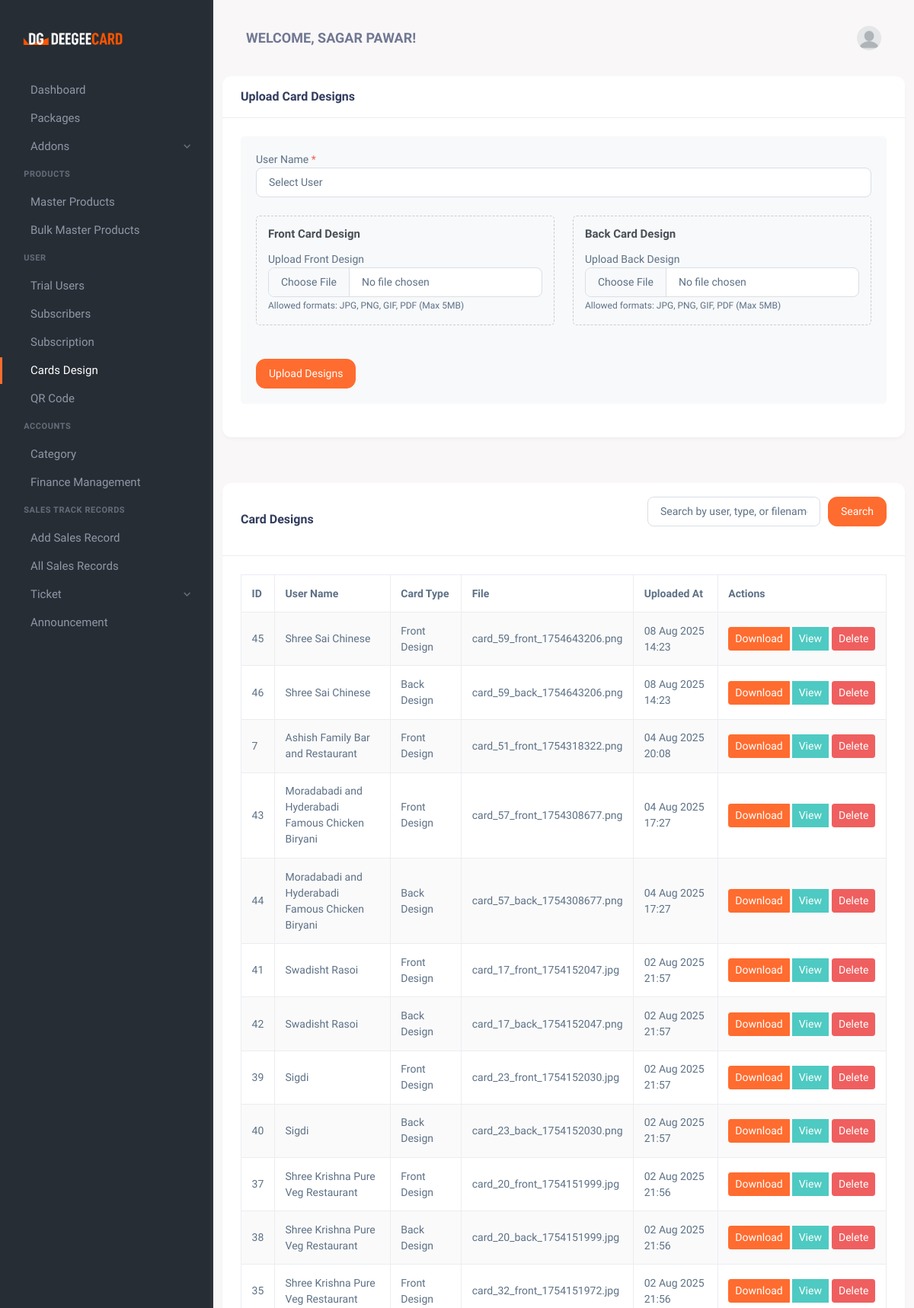
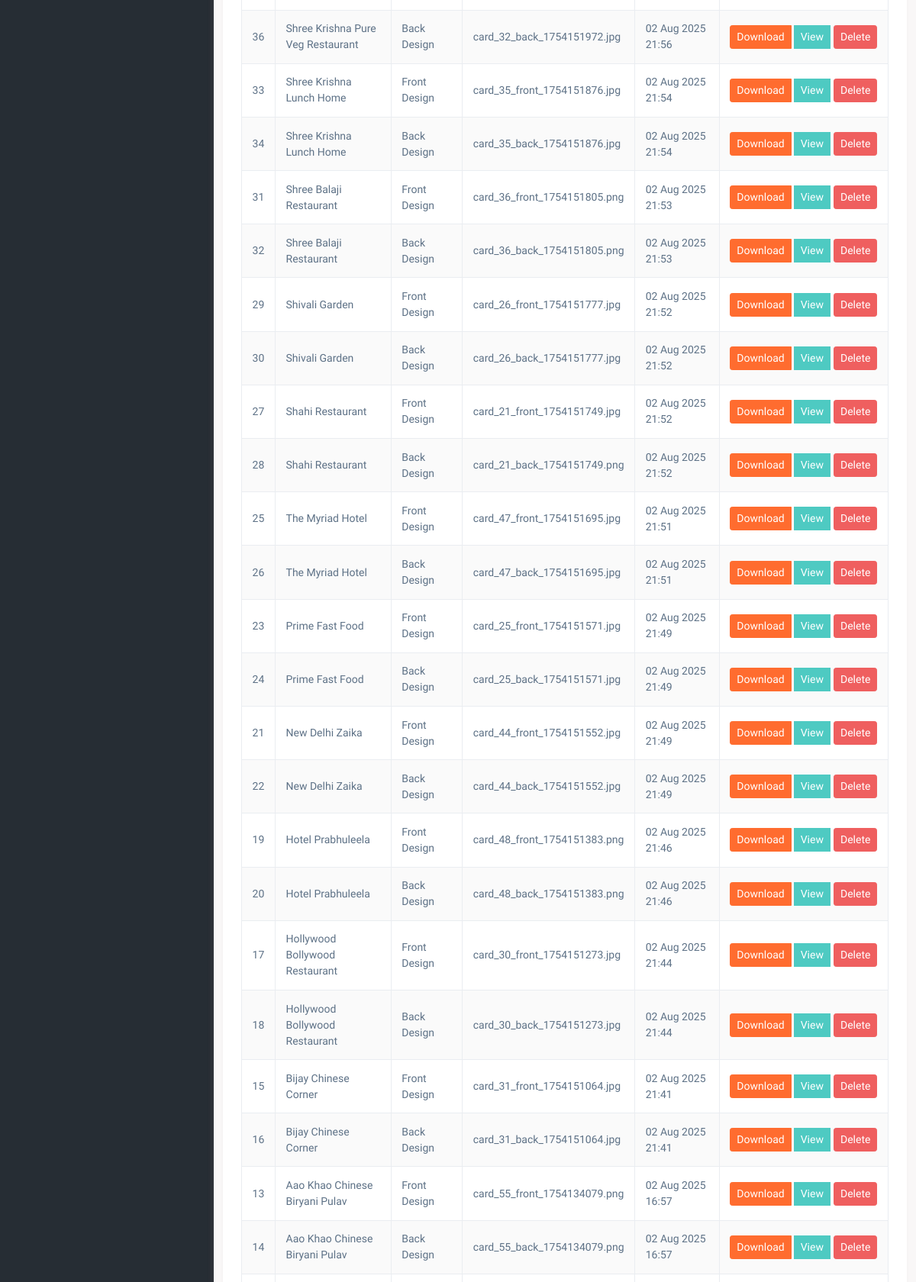
Page /cards.php (signed in, upper part) on the committed database (2 pictures, top to bottom).
### tables this page shows
CREATE TABLE `users` (
  `id` int(11) NOT NULL,
  `Name` varchar(100) NOT NULL,
  `Email` varchar(100) NOT NULL,
  `Password` varchar(255) NOT NULL,
  `role` enum('admin','user','sales_person') NOT NULL DEFAULT 'user',
  `created_at` timestamp NOT NULL DEFAULT CURRENT_TIMESTAMP,
  `updated_at` timestamp NOT NULL DEFAULT CURRENT_TIMESTAMP ON UPDATE CURRENT_TIMESTAMP,
  `phone` varchar(15) NOT NULL,
  `address` text NOT NULL,
  `is_trial` tinyint(1) DEFAULT '0',
  `trial_start` datetime DEFAULT NULL,
  `trial_end` datetime DEFAULT NULL
);

CREATE TABLE `user_cards` (
  `id` int(11) NOT NULL,
  `user_id` int(11) NOT NULL,
  `card_type` enum('front','back') NOT NULL,
  `file_path` varchar(255) NOT NULL,
  `uploaded_at` datetime NOT NULL
);

### cards.php (the view, shortened to what this page needs)
<?php
require 'db_connection.php';
$user_id = $_SESSION['user_id'];
$user_sql = "SELECT role, name FROM users WHERE id = ?";
$user_stmt = $conn->prepare($user_sql);
$user_stmt->bind_param("i", $user_id);
$user_stmt->execute();
$user_stmt->bind_result($role, $user_name);
$search_term = isset($_GET['search']) ? trim($_GET['search']) : '';
$cards_sql = "SELECT uc.*, u.name as user_name
              FROM user_cards uc
              JOIN users u ON uc.user_id = u.id";
$cards_sql .= " ORDER BY uc.uploaded_at DESC, u.name ASC, uc.card_type ASC";
$cards_stmt = $conn->prepare($cards_sql);
$cards_stmt->execute();
$cards_result = $cards_stmt->get_result();
?>
<!DOCTYPE html>
<html lang="en">
<head>
    <link href="assets/css/vendor.min.css" rel="stylesheet" type="text/css" />
    <link href="assets/css/icons.min.css" rel="stylesheet" type="text/css" />
    <link href="assets/css/app.min.css" rel="stylesheet" type="text/css" />
    <link href="assets/css/style.css" rel="stylesheet" type="text/css" />
</head>
<body>
    <div class="wrapper">
        <?php include 'toolbar.php'; ?>
        <?php include 'admin_menu.php'; ?>
        <div class="page-content">
            <div class="container">
                <div class="row">
                    <div class="col-xl-12">
                        <div class="card">
                            <div class="card-header">
                                <h4 class="card-title">Upload Card Designs</h4>
                            </div>
                            <div class="card-body">
                                <div class="upload-section">
                                    <form method="post" action="" enctype="multipart/form-data">
                                        <div class="row">
                                            <div class="col-md-12">
                                                <div class="form-group">
                                                    <label for="user_id">User Name <span class="text-danger">*</span></label>
                                                    <select class="form-control" id="user_id" name="user_id" required>
                                                        <option value="">Select User</option>
                                                    </select>
                                                </div>
                                            </div>
                                        </div>
                                        <div class="row mt-3">
                                            <div class="col-md-6">
                                                <div class="card-upload-field">
                                                    <h5>Front Card Design</h5>
                                                    <div class="form-group">
                                                        <label for="front_card_design">Upload Front Design</label>
                                                        <input type="file" class="form-control" id="front_card_design" name="front_card_design">
                                                        <small class="text-muted">Allowed formats: JPG, PNG, GIF, PDF (Max 5MB)</small>
                                                    </div>
                                                </div>
                                            </div>
                                            <div class="col-md-6">
                                                <div class="card-upload-field">
                                                    <h5>Back Card Design</h5>
                                                    <div class="form-group">
                                                        <label for="back_card_design">Upload Back Design</label>
                                                        <input type="file" class="form-control" id="back_card_design" name="back_card_design">
                                                        <small class="text-muted">Allowed formats: JPG, PNG, GIF, PDF (Max 5MB)</small>
                                                    </div>
                                                </div>
                                            </div>
                                        </div>
                                        <div class="row mt-3">
                                            <div class="col-md-12">
                                                <button type="submit" name="upload_cards" class="btn btn-primary">Upload Designs</button>
                                            </div>
                                        </div>
                                    </form>
                                </div>
                            </div>
                        </div>
                    </div>
                </div>
                <div class="row mt-4">
                    <div class="col-xl-12">
                        <div class="card">
                            <div class="card-header d-flex justify-content-between align-items-center">
                                <h4 class="card-title">Card Designs</h4>
                                <div class="search-container">
                                    <form method="get" action="" class="search-form">
                                        <input type="text" class="form-control" name="search" placeholder="Search by user, type, or filename" value="<?php echo htmlspecialchars($search_term); ?>">
                                        <button type="submit" class="btn btn-primary">Search</button>
                                    </form>
                                </div>
                            </div>
                            <div class="card-body">
                                <div class="table-responsive">
                                    <table class="table table-striped table-bordered">
                                        <thead>
                                            <tr>
                                                <th>ID</th>
                                                <th>User Name</th>
                                                <th>Card Type</th>
                                                <th>File</th>
                                                <th>Uploaded At</th>
                                                <th>Actions</th>
                                            </tr>
                                        </thead>
                                        <tbody>
                                            <?php if ($cards_result->num_rows > 0): ?>
                                                <?php while ($card = $cards_result->fetch_assoc()): ?>
                                                    <tr>
                                                        <td><?php echo $card['id']; ?></td>
                                                        <td><?php echo htmlspecialchars($card['user_name']); ?></td>
                                                        <td><?php echo ucfirst($card['card_type']); ?> Design</td>
                                                        <td>
                                                            <?php
                                                            $file_name = basename($card['file_path']);
                                                            echo htmlspecialchars($file_name);
                                                            ?>
                                                        </td>
                                                        <td><?php echo date('d M Y H:i', strtotime($card['uploaded_at'])); ?></td>
                                                        <td>
                                                            <div class="btn-group" role="group">
                                                                <a href="<?php echo $card['file_path']; ?>" class="btn btn-sm btn-primary mr-1" download>
                                                                    Download
                                                                </a>
                                                                <a href="<?php echo $card['file_path']; ?>" class="btn btn-sm btn-info mr-1" target="_blank">
                                                                    View
                                                                </a>
                                                                <form method="post" style="display:inline;">
                                                                    <button type="submit" name="delete_card" class="btn btn-sm btn-danger"
                                                                            onclick="return confirm('Are you sure you want to delete this card design? This action cannot be undone.')">
                                                                        Delete
                                                                    </button>
                                                                </form>
                                                            </div>
                                                        </td>
                                                    </tr>
                                                <?php endwhile; ?>
                                            <?php endif; ?>
                                        </tbody>
                                    </table>
                                </div>
                            </div>
                        </div>
                    </div>
                </div>
            </div>
        </div>
    </div>
</body>
</html>

### toolbar.php (shortened to what this page needs)
<header class="topbar">
     <div class="container-fluid">
          <div class="navbar-header">
               <div class="d-flex align-items-center">
                    <div class="topbar-item">
                         <h4 class="fw-bold topbar-button pe-none text-uppercase mb-0">Welcome,
                         <?php echo htmlspecialchars($user_name); ?>!</h4>
                    </div>
               </div>
               <div class="d-flex align-items-center gap-1">
                    <div class="topbar-item">
                         <button type="button" class="topbar-button" id="light-dark-mode">
                         </button>
                    </div>
                    <div class="dropdown topbar-item">
                         <a type="button" class="topbar-button" id="page-header-user-dropdown" data-bs-toggle="dropdown" aria-haspopup="true" aria-expanded="false">
                              <span class="d-flex align-items-center">
                                   <img class="rounded-circle" width="32" src="assets/images/users/dummy-avatar.jpg" alt="avatar-3">
                              </span>
                         </a>
                    </div>
               </div>
          </div>
     </div>
</header>

### assets/css/style.css (style rules this page uses)
.table-responsive { overflow-x: auto; }
.table th, .table td { vertical-align: middle; }
.table th { white-space: nowrap; }
table { width: 100%; border-collapse: collapse; }
th, td { padding: 8px; text-align: left; border-bottom: 1px solid #ddd; }
th { background-color: #f2f2f2; position: sticky; top: 0; }

### cards.php (style rules this page uses)
.upload-section { background-color: #f8f9fa; padding: 20px; border-radius: 5px; margin-bottom: 20px; }
.card-upload-field { margin-bottom: 20px; padding: 15px; border: 1px dashed #ccc; border-radius: 5px; }
.card-upload-field h5 { margin-bottom: 15px; color: #495057; }
.search-container { margin-bottom: 20px; }
.search-form { display: flex; gap: 10px; }
.search-form .form-control { flex-grow: 1; }
.btn-group-sm > .btn, .btn-sm { padding: 0.25rem 0.5rem; font-size: 0.875rem; line-height: 1.5; border-radius: 0.2rem; }
.mr-1 { margin-right: 0.25rem !important; }

### rows in the picture
users: Name "SAGAR PAWAR"
user_cards: id "45", user.Name "Shree Sai Chinese", card_type "Front", file_path "card_59_front_1754643206.png", uploaded_at "08 Aug 2025 14:23"
user_cards: id "46", user.Name "Shree Sai Chinese", card_type "Back", file_path "card_59_back_1754643206.png", uploaded_at "08 Aug 2025 14:23"
user_cards: id "7", user.Name "Ashish Family Bar and Restaurant", card_type "Front", file_path "card_51_front_1754318322.png", uploaded_at "04 Aug 2025 20:08"
user_cards: id "43", user.Name "Moradabadi and Hyderabadi Famous Chicken Biryani", card_type "Front", file_path "card_57_front_1754308677.png", uploaded_at "04 Aug 2025 17:27"
user_cards: id "44", user.Name "Moradabadi and Hyderabadi Famous Chicken Biryani", card_type "Back", file_path "card_57_back_1754308677.png", uploaded_at "04 Aug 2025 17:27"
user_cards: id "41", user.Name "Swadisht Rasoi", card_type "Front", file_path "card_17_front_1754152047.jpg", uploaded_at "02 Aug 2025 21:57"
user_cards: id "42", user.Name "Swadisht Rasoi", card_type "Back", file_path "card_17_back_1754152047.png", uploaded_at "02 Aug 2025 21:57"
user_cards: id "39", user.Name "Sigdi", card_type "Front", file_path "card_23_front_1754152030.jpg", uploaded_at "02 Aug 2025 21:57"
user_cards: id "40", user.Name "Sigdi", card_type "Back", file_path "card_23_back_1754152030.png", uploaded_at "02 Aug 2025 21:57"
user_cards: id "37", user.Name "Shree Krishna Pure Veg Restaurant", card_type "Front", file_path "card_20_front_1754151999.jpg", uploaded_at "02 Aug 2025 21:56"
user_cards: id "38", user.Name "Shree Krishna Pure Veg Restaurant", card_type "Back", file_path "card_20_back_1754151999.jpg", uploaded_at "02 Aug 2025 21:56"
user_cards: id "35", user.Name "Shree Krishna Pure Veg Restaurant", card_type "Front", file_path "card_32_front_1754151972.jpg", uploaded_at "02 Aug 2025 21:56"
user_cards: id "36", user.Name "Shree Krishna Pure Veg Restaurant", card_type "Back", file_path "card_32_back_1754151972.jpg", uploaded_at "02 Aug 2025 21:56"
user_cards: id "33", user.Name "Shree Krishna Lunch Home", card_type "Front", file_path "card_35_front_1754151876.jpg", uploaded_at "02 Aug 2025 21:54"
user_cards: id "34", user.Name "Shree Krishna Lunch Home", card_type "Back", file_path "card_35_back_1754151876.jpg", uploaded_at "02 Aug 2025 21:54"
user_cards: id "31", user.Name "Shree Balaji Restaurant", card_type "Front", file_path "card_36_front_1754151805.png", uploaded_at "02 Aug 2025 21:53"
user_cards: id "32", user.Name "Shree Balaji Restaurant", card_type "Back", file_path "card_36_back_1754151805.png", uploaded_at "02 Aug 2025 21:53"
user_cards: id "29", user.Name "Shivali Garden", card_type "Front", file_path "card_26_front_1754151777.jpg", uploaded_at "02 Aug 2025 21:52"
user_cards: id "30", user.Name "Shivali Garden", card_type "Back", file_path "card_26_back_1754151777.jpg", uploaded_at "02 Aug 2025 21:52"
user_cards: id "27", user.Name "Shahi Restaurant", card_type "Front", file_path "card_21_front_1754151749.jpg", uploaded_at "02 Aug 2025 21:52"
user_cards: id "28", user.Name "Shahi Restaurant", card_type "Back", file_path "card_21_back_1754151749.png", uploaded_at "02 Aug 2025 21:52"
user_cards: id "25", user.Name "The Myriad Hotel", card_type "Front", file_path "card_47_front_1754151695.jpg", uploaded_at "02 Aug 2025 21:51"
user_cards: id "26", user.Name "The Myriad Hotel", card_type "Back", file_path "card_47_back_1754151695.jpg", uploaded_at "02 Aug 2025 21:51"
user_cards: id "23", user.Name "Prime Fast Food", card_type "Front", file_path "card_25_front_1754151571.jpg", uploaded_at "02 Aug 2025 21:49"
user_cards: id "24", user.Name "Prime Fast Food", card_type "Back", file_path "card_25_back_1754151571.jpg", uploaded_at "02 Aug 2025 21:49"
user_cards: id "21", user.Name "New Delhi Zaika", card_type "Front", file_path "card_44_front_1754151552.jpg", uploaded_at "02 Aug 2025 21:49"
user_cards: id "22", user.Name "New Delhi Zaika", card_type "Back", file_path "card_44_back_1754151552.jpg", uploaded_at "02 Aug 2025 21:49"
user_cards: id "19", user.Name "Hotel Prabhuleela", card_type "Front", file_path "card_48_front_1754151383.png", uploaded_at "02 Aug 2025 21:46"
user_cards: id "20", user.Name "Hotel Prabhuleela", card_type "Back", file_path "card_48_back_1754151383.png", uploaded_at "02 Aug 2025 21:46"
user_cards: id "17", user.Name "Hollywood Bollywood Restaurant", card_type "Front", file_path "card_30_front_1754151273.jpg", uploaded_at "02 Aug 2025 21:44"
user_cards: id "18", user.Name "Hollywood Bollywood Restaurant", card_type "Back", file_path "card_30_back_1754151273.jpg", uploaded_at "02 Aug 2025 21:44"
user_cards: id "15", user.Name "Bijay Chinese Corner", card_type "Front", file_path "card_31_front_1754151064.jpg", uploaded_at "02 Aug 2025 21:41"
user_cards: id "16", user.Name "Bijay Chinese Corner", card_type "Back", file_path "card_31_back_1754151064.jpg", uploaded_at "02 Aug 2025 21:41"
user_cards: id "13", user.Name "Aao Khao Chinese Biryani Pulav", card_type "Front", file_path "card_55_front_1754134079.png", uploaded_at "02 Aug 2025 16:57"
user_cards: id "14", user.Name "Aao Khao Chinese Biryani Pulav", card_type "Back", file_path "card_55_back_1754134079.png", uploaded_at "02 Aug 2025 16:57"
